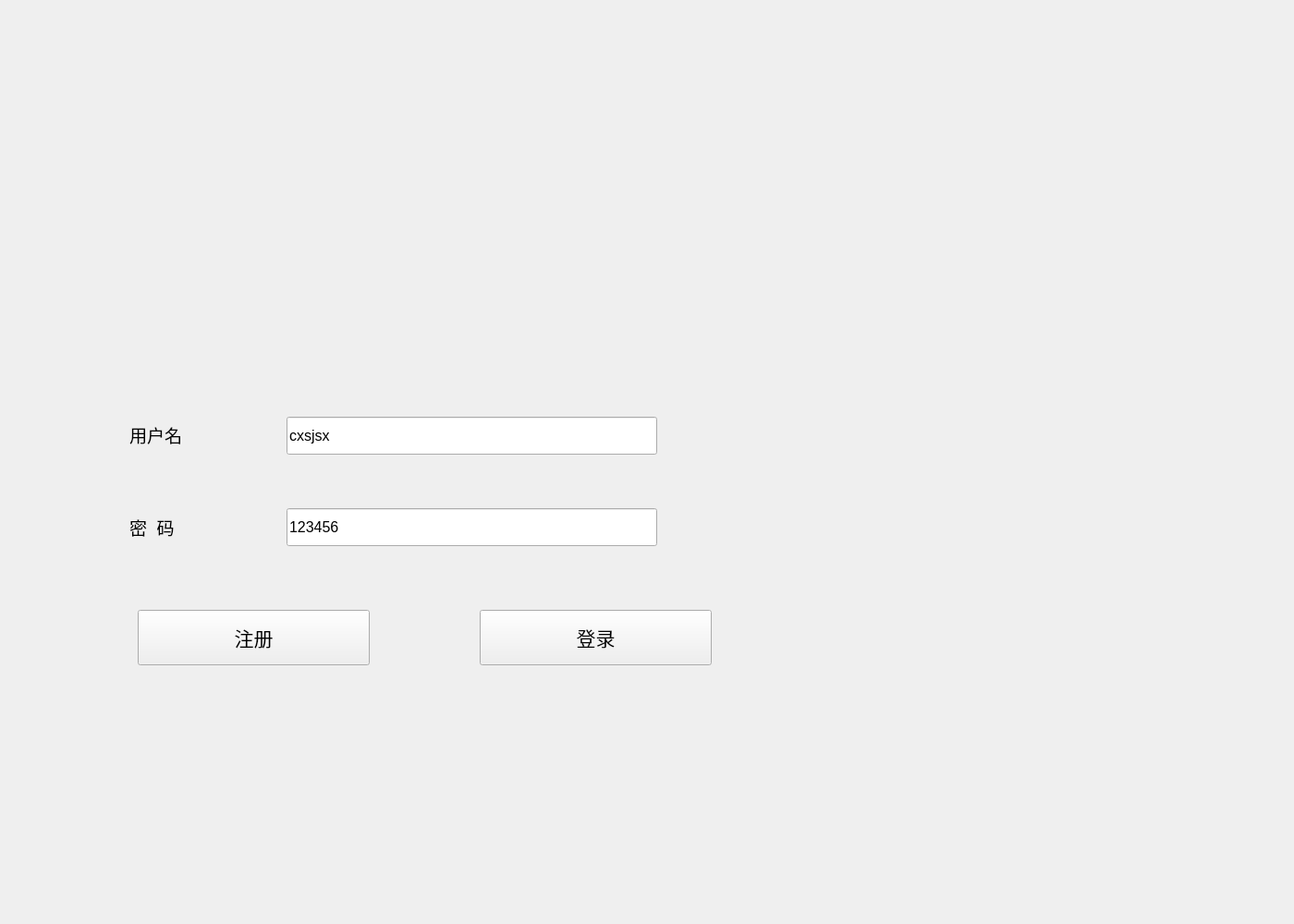
<?xml version="1.0" encoding="UTF-8"?>
<ui version="4.0">
 <class>LoginWindow</class>
 <widget class="QWidget" name="LoginWindow">
  <property name="enabled">
   <bool>true</bool>
  </property>
  <property name="geometry">
   <rect>
    <x>0</x>
    <y>0</y>
    <width>1400</width>
    <height>1000</height>
   </rect>
  </property>
  <property name="minimumSize">
   <size>
    <width>800</width>
    <height>560</height>
   </size>
  </property>
  <property name="maximumSize">
   <size>
    <width>1400</width>
    <height>1000</height>
   </size>
  </property>
  <property name="windowTitle">
   <string>Form</string>
  </property>
  <property name="styleSheet">
   <string notr="true"/>
  </property>
  <widget class="QLineEdit" name="passwordEdit">
   <property name="geometry">
    <rect>
     <x>310</x>
     <y>550</y>
     <width>401</width>
     <height>41</height>
    </rect>
   </property>
   <property name="styleSheet">
    <string notr="true">font: 12pt ;</string>
   </property>
   <property name="text">
    <string>123456</string>
   </property>
  </widget>
  <widget class="QLineEdit" name="usernameEdit">
   <property name="geometry">
    <rect>
     <x>310</x>
     <y>451</y>
     <width>401</width>
     <height>41</height>
    </rect>
   </property>
   <property name="styleSheet">
    <string notr="true">font: 12pt ;</string>
   </property>
   <property name="text">
    <string>cxsjsx</string>
   </property>
  </widget>
  <widget class="QPushButton" name="loginButton">
   <property name="enabled">
    <bool>true</bool>
   </property>
   <property name="geometry">
    <rect>
     <x>519</x>
     <y>660</y>
     <width>251</width>
     <height>60</height>
    </rect>
   </property>
   <property name="minimumSize">
    <size>
     <width>200</width>
     <height>60</height>
    </size>
   </property>
   <property name="maximumSize">
    <size>
     <width>300</width>
     <height>60</height>
    </size>
   </property>
   <property name="styleSheet">
    <string notr="true">font: 16pt ;</string>
   </property>
   <property name="text">
    <string>登录</string>
   </property>
  </widget>
  <widget class="QPushButton" name="registerButton">
   <property name="enabled">
    <bool>true</bool>
   </property>
   <property name="geometry">
    <rect>
     <x>149</x>
     <y>660</y>
     <width>251</width>
     <height>60</height>
    </rect>
   </property>
   <property name="minimumSize">
    <size>
     <width>200</width>
     <height>60</height>
    </size>
   </property>
   <property name="maximumSize">
    <size>
     <width>300</width>
     <height>60</height>
    </size>
   </property>
   <property name="styleSheet">
    <string notr="true">font: 16pt;</string>
   </property>
   <property name="text">
    <string>注册</string>
   </property>
  </widget>
  <widget class="QWidget" name="yuanyuan1" native="true">
   <property name="geometry">
    <rect>
     <x>740</x>
     <y>280</y>
     <width>561</width>
     <height>541</height>
    </rect>
   </property>
   <property name="styleSheet">
    <string notr="true">QWidget#yuanyuan1 {  
    border-image:url(:/icons/IMG_0448.png) 0 0 0 0 stretch stretch;
	background-size: contain;  
}</string>
   </property>
  </widget>
  <widget class="QWidget" name="title" native="true">
   <property name="geometry">
    <rect>
     <x>220</x>
     <y>60</y>
     <width>911</width>
     <height>351</height>
    </rect>
   </property>
   <property name="minimumSize">
    <size>
     <width>550</width>
     <height>220</height>
    </size>
   </property>
   <property name="maximumSize">
    <size>
     <width>1000</width>
     <height>10000</height>
    </size>
   </property>
   <property name="styleSheet">
    <string notr="true">QWidget#title {  
    border-image:url(:/icons/main.png) 0 0 0 0 stretch stretch;
    background-position: center;  /* 图片居中 */
    background-repeat: no-repeat; /* 不重复 */
   
    
}</string>
   </property>
  </widget>
  <widget class="QWidget" name="background" native="true">
   <property name="geometry">
    <rect>
     <x>0</x>
     <y>0</y>
     <width>1400</width>
     <height>1000</height>
    </rect>
   </property>
   <property name="styleSheet">
    <string notr="true">QWidget#background {  
    border-image:url(:/icons/background.png) 0 0 0 0 stretch stretch;
	background-size: contain;  
}</string>
   </property>
   <widget class="QLabel" name="label">
    <property name="geometry">
     <rect>
      <x>140</x>
      <y>450</y>
      <width>161</width>
      <height>41</height>
     </rect>
    </property>
    <property name="palette">
     <palette>
      <active>
       <colorrole role="WindowText">
        <brush brushstyle="SolidPattern">
         <color alpha="255">
          <red>0</red>
          <green>0</green>
          <blue>0</blue>
         </color>
        </brush>
       </colorrole>
      </active>
      <inactive>
       <colorrole role="WindowText">
        <brush brushstyle="SolidPattern">
         <color alpha="255">
          <red>0</red>
          <green>0</green>
          <blue>0</blue>
         </color>
        </brush>
       </colorrole>
      </inactive>
      <disabled>
       <colorrole role="WindowText">
        <brush brushstyle="SolidPattern">
         <color alpha="96">
          <red>164</red>
          <green>166</green>
          <blue>168</blue>
         </color>
        </brush>
       </colorrole>
      </disabled>
     </palette>
    </property>
    <property name="autoFillBackground">
     <bool>false</bool>
    </property>
    <property name="styleSheet">
     <string notr="true">font: 14pt;</string>
    </property>
    <property name="text">
     <string>用户名</string>
    </property>
   </widget>
   <widget class="QLabel" name="label_2">
    <property name="geometry">
     <rect>
      <x>140</x>
      <y>550</y>
      <width>191</width>
      <height>41</height>
     </rect>
    </property>
    <property name="palette">
     <palette>
      <active>
       <colorrole role="WindowText">
        <brush brushstyle="SolidPattern">
         <color alpha="255">
          <red>0</red>
          <green>0</green>
          <blue>0</blue>
         </color>
        </brush>
       </colorrole>
      </active>
      <inactive>
       <colorrole role="WindowText">
        <brush brushstyle="SolidPattern">
         <color alpha="255">
          <red>0</red>
          <green>0</green>
          <blue>0</blue>
         </color>
        </brush>
       </colorrole>
      </inactive>
      <disabled>
       <colorrole role="WindowText">
        <brush brushstyle="SolidPattern">
         <color alpha="96">
          <red>164</red>
          <green>166</green>
          <blue>168</blue>
         </color>
        </brush>
       </colorrole>
      </disabled>
     </palette>
    </property>
    <property name="autoFillBackground">
     <bool>false</bool>
    </property>
    <property name="styleSheet">
     <string notr="true">font: 14pt;</string>
    </property>
    <property name="text">
     <string>密  码</string>
    </property>
   </widget>
  </widget>
  <zorder>background</zorder>
  <zorder>loginButton</zorder>
  <zorder>yuanyuan1</zorder>
  <zorder>usernameEdit</zorder>
  <zorder>passwordEdit</zorder>
  <zorder>registerButton</zorder>
  <zorder>title</zorder>
 </widget>
 <resources/>
 <connections/>
</ui>
